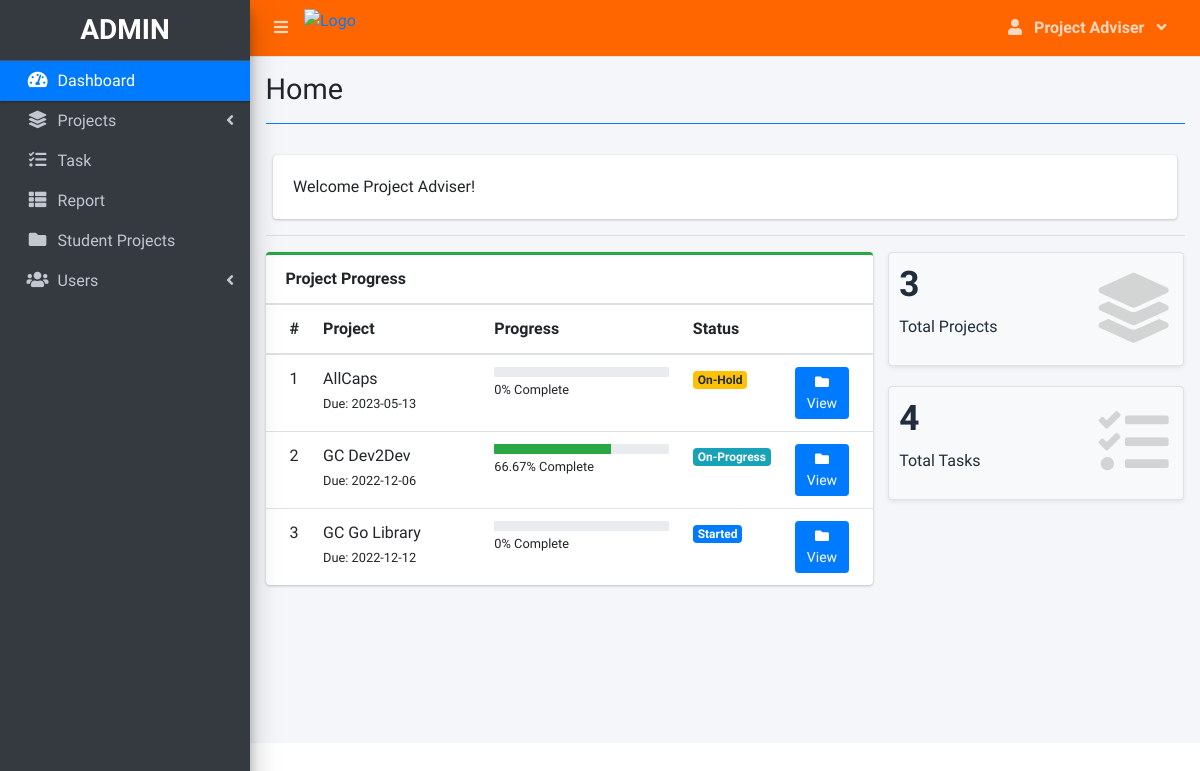
The page / (signed in) on the database its author committed.
### tables this page shows
CREATE TABLE `project_list` (
  `id` int(30) NOT NULL,
  `name` varchar(200) NOT NULL,
  `description` text NOT NULL,
  `status` tinyint(2) NOT NULL,
  `start_date` date NOT NULL,
  `end_date` date NOT NULL,
  `manager_id` int(30) NOT NULL,
  `user_ids` text NOT NULL,
  `date_created` datetime NOT NULL DEFAULT current_timestamp()
);

### home.php (the view, shortened to what this page needs)
<?php include('db_connect.php') ?>
 <div class="col-12">
          <div class="card">
            <div class="card-body">
              Welcome <?php echo $_SESSION['login_name'] ?>!
            </div>
          </div>
  </div>
  <hr>
  <?php
     $where2 = "";
    ?>
      <div class="row">
        <div class="col-md-8">
        <div class="card card-outline card-success">
          <div class="card-header">
            <b>Project Progress</b>
          </div>
          <div class="card-body p-0">
            <div class="table-responsive">
              <table class="table m-0 table-hover">
                <colgroup>
                  <col width="5%">
                  <col width="30%">
                  <col width="35%">
                  <col width="15%">
                  <col width="15%">
                </colgroup>
                <thead>
                  <th>#</th>
                  <th>Project</th>
                  <th>Progress</th>
                  <th>Status</th>
                  <th></th>
                </thead>
                <tbody>
                <?php
                $i = 1;
                $stat = array("Pending","Started","On-Progress","On-Hold","Over Due","Done");
                $where = "";
                $qry = $conn->query("SELECT * FROM project_list $where order by name asc");
                while($row= $qry->fetch_assoc()):
                $tprog = $conn->query("SELECT * FROM task_list where project_id = {$row['id']}")->num_rows;
                $cprog = $conn->query("SELECT * FROM task_list where project_id = {$row['id']} and status = 3")->num_rows;
                $prog = $tprog > 0 ? ($cprog/$tprog) * 100 : 0;
                $prog = $prog > 0 ?  number_format($prog,2) : $prog;
                $prod = $conn->query("SELECT * FROM user_productivity where project_id = {$row['id']}")->num_rows;
                if($row['status'] == 0 && strtotime(date('Y-m-d')) >= strtotime($row['start_date'])):
                if($prod  > 0  || $cprog > 0)
                  $row['status'] = 2;
                else
                  $row['status'] = 1;
                elseif($row['status'] == 0 && strtotime(date('Y-m-d')) > strtotime($row['end_date'])):
                $row['status'] = 4;
                endif;
                  ?>
                  <tr>
                      <td>
                         <?php echo $i++ ?>
                      </td>
                      <td>
                          <a>
                              <?php echo ucwords($row['name']) ?>
                          </a>
                          <br>
                          <small>
                              Due: <?php echo date("Y-m-d",strtotime($row['end_date'])) ?>
                          </small>
                      </td>
                      <td class="project_progress">
                          <div class="progress progress-sm">
                              <div class="progress-bar bg-green" role="progressbar" aria-valuenow="57" aria-valuemin="0" aria-valuemax="100" style="width: <?php echo $prog ?>%">
                              </div>
                          </div>
                          <small>
                              <?php echo $prog ?>% Complete
                          </small>
                      </td>
                      <td class="project-state">
                          <?php
                            if($stat[$row['status']] =='Pending'){
                              echo "<span class='badge badge-secondary'>{$stat[$row['status']]}</span>";
                            }elseif($stat[$row['status']] =='Started'){
                              echo "<span class='badge badge-primary'>{$stat[$row['status']]}</span>";
                            }elseif($stat[$row['status']] =='On-Progress'){
                              echo "<span class='badge badge-info'>{$stat[$row['status']]}</span>";
                            }elseif($stat[$row['status']] =='On-Hold'){
                              echo "<span class='badge badge-warning'>{$stat[$row['status']]}</span>";
                            }elseif($stat[$row['status']] =='Over Due'){
                              echo "<span class='badge badge-danger'>{$stat[$row['status']]}</span>";
                            }elseif($stat[$row['status']] =='Done'){
                              echo "<span class='badge badge-success'>{$stat[$row['status']]}</span>";
                            }
                          ?>
                      </td>
                      <td>
                        <a class="btn btn-primary btn-sm" href="./index.php?page=view_project&id=<?php echo $row['id'] ?>">
                              <i class="fas fa-folder">
                              </i>
                              View
                        </a>
                      </td>
                  </tr>
                <?php endwhile; ?>
                </tbody>
              </table>
            </div>
          </div>
        </div>
        </div>
        <div class="col-md-4">
          <div class="row">
          <div class="col-12 col-sm-6 col-md-12">
            <div class="small-box bg-light shadow-sm border">
              <div class="inner">
                <h3><?php echo $conn->query("SELECT * FROM project_list $where")->num_rows; ?></h3>
                <p>Total Projects</p>
              </div>
              <div class="icon">
                <i class="fa fa-layer-group"></i>
              </div>
            </div>
          </div>
           <div class="col-12 col-sm-6 col-md-12">
            <div class="small-box bg-light shadow-sm border">
              <div class="inner">
                <h3><?php echo $conn->query("SELECT t.*,p.name as pname,p.start_date,p.status as pstatus, p.end_date,p.id as pid FROM task_list t inner join project_list p on p.id = t.project_id $where2")->num_rows; ?></h3>
                <p>Total Tasks</p>
              </div>
              <div class="icon">
                <i class="fa fa-tasks"></i>
              </div>
            </div>
          </div>
      </div>
        </div>
      </div>

### rows shown on the page
project_list: name "AllCaps", end_date "2023-05-13", prog "0", status "On-Hold"
project_list: name "GC Dev2Dev", end_date "2022-12-06", prog "66.67", status "On-Progress"
project_list: name "GC Go Library", end_date "2022-12-12", prog "0", status "Started"

### other values the page prints
$_SESSION['login_firstname'].' '.$_SESSION['login_lastname'] "Project Adviser"
$title "Home"
$_SESSION['login_name'] "Project Adviser"
$conn->query("SELECT * FROM project_list $where")->num_rows "3"
